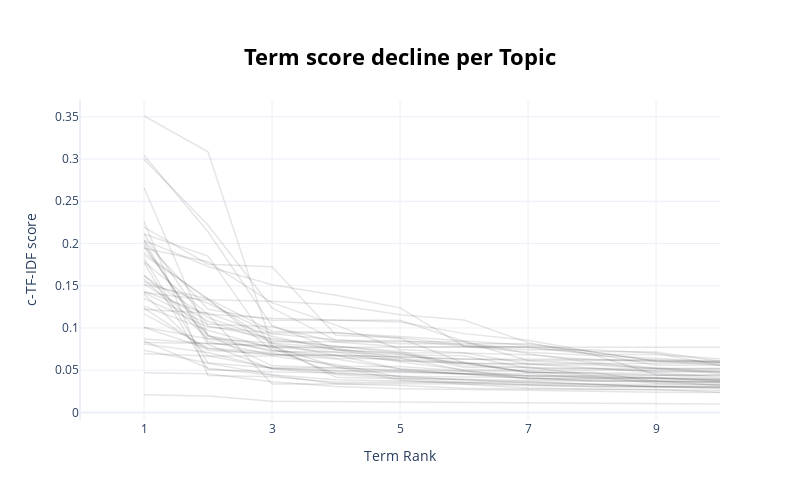

The code cell stored with this chart in its notebook:
### Markdown cell above
## Visualize Term Score Decline
Topics are represented by a number of words starting with the best representative word. Each word is represented by a c-TF-IDF score. The higher the score, the more representative a word to the topic is. Since the topic words are sorted by their c-TF-IDF score, the scores slowly decline with each word that is added. At some point adding words to the topic representation only marginally increases the total c-TF-IDF score and would not be beneficial for its representation.

To visualize this effect, we can plot the c-TF-IDF scores for each topic by the term rank of each word. In other words, the position of the words (term rank), where the words with the highest c-TF-IDF score will have a rank of 1, will be put on the x-axis. Whereas the y-axis will be populated by the c-TF-IDF scores. The result is a visualization that shows you the decline of c-TF-IDF score when adding words to the topic representation. It allows you, using the elbow method, the select the best number of words in a topic.

### Code cell
topic_model.visualize_term_rank()

### Figure 1 — Plotly figure (JSON) as saved in the notebook; plotly's stock layout.template omitted (floating-point values rounded to 4 significant figures)
{"data": [{"hovertext": "<b>Topic -1</b>:climate_change_sustainable_eu_glob", "line": {"color": "black", "width": 1.5}, "mode": "lines+lines", "name": "", "opacity": 0.1, "type": "scatter", "x": [1, 2, 3, 4, 5, 6, 7, 8, 9, 10], "y": [0.02088, 0.0196, 0.01315, 0.01273, 0.01178, 0.0113, 0.01119, 0.01042, 0.01013, 0.009988]}, {"hovertext": "<b>Topic 0</b>:recycling_waste_plastic_landfill_pa", "line": {"color": "black", "width": 1.5}, "mode": "lines+lines", "name": "", "opacity": 0.1, "type": "scatter", "x": [1, 2, 3, 4, 5, 6, 7, 8, 9, 10], "y": [0.1167, 0.07639, 0.07058, 0.05408, 0.03826, 0.03341, 0.02898, 0.02762, 0.02724, 0.02383]}, {"hovertext": "<b>Topic 1</b>:change_climate_crisis_warming_it_sc", "line": {"color": "black", "width": 1.5}, "mode": "lines+lines", "name": "", "opacity": 0.1, "type": "scatter", "x": [1, 2, 3, 4, 5, 6, 7, 8, 9, 10], "y": [0.04701, 0.04569, 0.03643, 0.03058, 0.0281, 0.02753, 0.02623, 0.02494, 0.02377, 0.02358]}, {"hovertext": "<b>Topic 2</b>:russia_arctic_russian_russias_ukrai", "line": {"color": "black", "width": 1.5}, "mode": "lines+lines", "name": "", "opacity": 0.1, "type": "scatter", "x": [1, 2, 3, 4, 5, 6, 7, 8, 9, 10], "y": [0.0696, 0.0668, 0.0668, 0.05665, 0.04159, 0.03893, 0.03478, 0.03326, 0.03008, 0.02875]}, {"hovertext": "<b>Topic 3</b>:students_protest_school_protesting_", "line": {"color": "black", "width": 1.5}, "mode": "lines+lines", "name": "", "opacity": 0.1, "type": "scatter", "x": [1, 2, 3, 4, 5, 6, 7, 8, 9, 10], "y": [0.1862, 0.1348, 0.0962, 0.09479, 0.08795, 0.05847, 0.04733, 0.04633, 0.04446, 0.04446]}, {"hovertext": "<b>Topic 4</b>:nuclear_gas_energy_label_green_powe", "line": {"color": "black", "width": 1.5}, "mode": "lines+lines", "name": "", "opacity": 0.1, "type": "scatter", "x": [1, 2, 3, 4, 5, 6, 7, 8, 9, 10], "y": [0.1577, 0.08754, 0.08222, 0.076, 0.06449, 0.05006, 0.03992, 0.0374, 0.03723, 0.03202]}, {"hovertext": "<b>Topic 5</b>:europe_change_climate_photos_roman_", "line": {"color": "black", "width": 1.5}, "mode": "lines+lines", "name": "", "opacity": 0.1, "type": "scatter", "x": [1, 2, 3, 4, 5, 6, 7, 8, 9, 10], "y": [0.0847, 0.05235, 0.04397, 0.03392, 0.03392, 0.03363, 0.03198, 0.03048, 0.03048, 0.02926]}, {"hovertext": "<b>Topic 6</b>:biodiversity_trees_nature_stops_los", "line": {"color": "black", "width": 1.5}, "mode": "lines+lines", "name": "", "opacity": 0.1, "type": "scatter", "x": [1, 2, 3, 4, 5, 6, 7, 8, 9, 10], "y": [0.1826, 0.05837, 0.04473, 0.0387, 0.03728, 0.03541, 0.03325, 0.03078, 0.03078, 0.02982]}, {"hovertext": "<b>Topic 7</b>:green_energy_uk_renewable_wind_hydr", "line": {"color": "black", "width": 1.5}, "mode": "lines+lines", "name": "", "opacity": 0.1, "type": "scatter", "x": [1, 2, 3, 4, 5, 6, 7, 8, 9, 10], "y": [0.1435, 0.116, 0.0338, 0.03368, 0.03187, 0.02858, 0.02772, 0.02743, 0.02714, 0.02624]}, {"hovertext": "<b>Topic 8</b>:co2_emissions_capita_2017_countries", "line": {"color": "black", "width": 1.5}, "mode": "lines+lines", "name": "", "opacity": 0.1, "type": "scatter", "x": [1, 2, 3, 4, 5, 6, 7, 8, 9, 10], "y": [0.142, 0.1329, 0.08167, 0.06774, 0.05142, 0.04567, 0.04309, 0.04263, 0.0413, 0.03917]}, {"hovertext": "<b>Topic 9</b>:deforestation_amazon_brazil_brazili", "line": {"color": "black", "width": 1.5}, "mode": "lines+lines", "name": "", "opacity": 0.1, "type": "scatter", "x": [1, 2, 3, 4, 5, 6, 7, 8, 9, 10], "y": [0.2028, 0.08042, 0.05134, 0.0462, 0.04298, 0.04212, 0.04144, 0.03736, 0.03736, 0.03548]}, {"hovertext": "<b>Topic 10</b>:target_2030_goals_eu_climate_agree", "line": {"color": "black", "width": 1.5}, "mode": "lines+lines", "name": "", "opacity": 0.1, "type": "scatter", "x": [1, 2, 3, 4, 5, 6, 7, 8, 9, 10], "y": [0.1256, 0.09727, 0.07608, 0.04486, 0.04038, 0.03542, 0.03321, 0.03183, 0.0312, 0.0312]}, {"hovertext": "<b>Topic 11</b>:heatwave_summer_likely_heat_scient", "line": {"color": "black", "width": 1.5}, "mode": "lines+lines", "name": "", "opacity": 0.1, "type": "scatter", "x": [1, 2, 3, 4, 5, 6, 7, 8, 9, 10], "y": [0.1236, 0.07367, 0.06928, 0.06315, 0.05155, 0.04858, 0.04345, 0.04345, 0.04097, 0.03749]}, {"hovertext": "<b>Topic 12</b>:co2_emissions_capita_cumulative_co", "line": {"color": "black", "width": 1.5}, "mode": "lines+lines", "name": "", "opacity": 0.1, "type": "scatter", "x": [1, 2, 3, 4, 5, 6, 7, 8, 9, 10], "y": [0.2039, 0.1729, 0.1513, 0.1386, 0.1238, 0.07842, 0.07139, 0.06731, 0.06416, 0.05941]}, {"hovertext": "<b>Topic 13</b>:development_sustainable_goals_euro", "line": {"color": "black", "width": 1.5}, "mode": "lines+lines", "name": "", "opacity": 0.1, "type": "scatter", "x": [1, 2, 3, 4, 5, 6, 7, 8, 9, 10], "y": [0.1618, 0.1123, 0.08567, 0.07788, 0.07059, 0.05323, 0.05323, 0.05216, 0.04889, 0.04844]}, {"hovertext": "<b>Topic 14</b>:circular_economy_plan_pushes_resou", "line": {"color": "black", "width": 1.5}, "mode": "lines+lines", "name": "", "opacity": 0.1, "type": "scatter", "x": [1, 2, 3, 4, 5, 6, 7, 8, 9, 10], "y": [0.351, 0.3085, 0.07925, 0.0417, 0.03974, 0.03934, 0.03782, 0.0368, 0.03615, 0.03539]}, {"hovertext": "<b>Topic 15</b>:coal_plants_nations_rescued_baby_m", "line": {"color": "black", "width": 1.5}, "mode": "lines+lines", "name": "", "opacity": 0.1, "type": "scatter", "x": [1, 2, 3, 4, 5, 6, 7, 8, 9, 10], "y": [0.2262, 0.04377, 0.04235, 0.03588, 0.03588, 0.03588, 0.03588, 0.03341, 0.03341, 0.03323]}, {"hovertext": "<b>Topic 16</b>:food_farming_sustainable_common_po", "line": {"color": "black", "width": 1.5}, "mode": "lines+lines", "name": "", "opacity": 0.1, "type": "scatter", "x": [1, 2, 3, 4, 5, 6, 7, 8, 9, 10], "y": [0.1773, 0.05074, 0.04798, 0.04699, 0.04303, 0.03806, 0.03653, 0.03315, 0.03051, 0.03051]}, {"hovertext": "<b>Topic 17</b>:initiative_cultures_citizens_regio", "line": {"color": "black", "width": 1.5}, "mode": "lines+lines", "name": "", "opacity": 0.1, "type": "scatter", "x": [1, 2, 3, 4, 5, 6, 7, 8, 9, 10], "y": [0.08707, 0.08159, 0.07913, 0.07465, 0.06153, 0.05832, 0.04781, 0.04676, 0.04676, 0.04206]}, {"hovertext": "<b>Topic 18</b>:protesters_london_activists_protes", "line": {"color": "black", "width": 1.5}, "mode": "lines+lines", "name": "", "opacity": 0.1, "type": "scatter", "x": [1, 2, 3, 4, 5, 6, 7, 8, 9, 10], "y": [0.1008, 0.08728, 0.07376, 0.06416, 0.06325, 0.05962, 0.04743, 0.04743, 0.03624, 0.03624]}, {"hovertext": "<b>Topic 19</b>:carbon_emissions_zero_cut_2050_203", "line": {"color": "black", "width": 1.5}, "mode": "lines+lines", "name": "", "opacity": 0.1, "type": "scatter", "x": [1, 2, 3, 4, 5, 6, 7, 8, 9, 10], "y": [0.08094, 0.07107, 0.05204, 0.04865, 0.04721, 0.0458, 0.04043, 0.03936, 0.03753, 0.03653]}, {"hovertext": "<b>Topic 20</b>:court_shell_dutch_case_orders_land", "line": {"color": "black", "width": 1.5}, "mode": "lines+lines", "name": "", "opacity": 0.1, "type": "scatter", "x": [1, 2, 3, 4, 5, 6, 7, 8, 9, 10], "y": [0.1993, 0.08402, 0.06818, 0.06675, 0.06604, 0.06339, 0.06116, 0.05768, 0.05197, 0.04614]}, {"hovertext": "<b>Topic 21</b>:floods_flooding_river_flooded_dead", "line": {"color": "black", "width": 1.5}, "mode": "lines+lines", "name": "", "opacity": 0.1, "type": "scatter", "x": [1, 2, 3, 4, 5, 6, 7, 8, 9, 10], "y": [0.1401, 0.06703, 0.05274, 0.05274, 0.05027, 0.04508, 0.0403, 0.0403, 0.0403, 0.03732]}, {"hovertext": "<b>Topic 22</b>:investment_finance_sustainable_sus", "line": {"color": "black", "width": 1.5}, "mode": "lines+lines", "name": "", "opacity": 0.1, "type": "scatter", "x": [1, 2, 3, 4, 5, 6, 7, 8, 9, 10], "y": [0.08266, 0.08176, 0.07798, 0.05444, 0.05435, 0.04898, 0.04875, 0.04291, 0.03466, 0.0327]}, {"hovertext": "<b>Topic 23</b>:elections_groups_political_parties", "line": {"color": "black", "width": 1.5}, "mode": "lines+lines", "name": "", "opacity": 0.1, "type": "scatter", "x": [1, 2, 3, 4, 5, 6, 7, 8, 9, 10], "y": [0.1419, 0.1043, 0.1013, 0.08347, 0.07768, 0.07768, 0.07768, 0.06981, 0.05596, 0.05596]}, {"hovertext": "<b>Topic 24</b>:france_protesters_march_thousands_", "line": {"color": "black", "width": 1.5}, "mode": "lines+lines", "name": "", "opacity": 0.1, "type": "scatter", "x": [1, 2, 3, 4, 5, 6, 7, 8, 9, 10], "y": [0.1348, 0.1013, 0.09416, 0.09416, 0.08982, 0.08422, 0.07941, 0.07204, 0.07161, 0.06068]}, {"hovertext": "<b>Topic 25</b>:uk_glasgow_boris_emergency_cop26_o", "line": {"color": "black", "width": 1.5}, "mode": "lines+lines", "name": "", "opacity": 0.1, "type": "scatter", "x": [1, 2, 3, 4, 5, 6, 7, 8, 9, 10], "y": [0.07374, 0.05858, 0.05253, 0.04968, 0.04847, 0.04541, 0.04345, 0.04093, 0.04032, 0.03905]}, {"hovertext": "<b>Topic 26</b>:social_committee_economic_society_", "line": {"color": "black", "width": 1.5}, "mode": "lines+lines", "name": "", "opacity": 0.1, "type": "scatter", "x": [1, 2, 3, 4, 5, 6, 7, 8, 9, 10], "y": [0.2195, 0.1755, 0.1724, 0.09141, 0.08836, 0.07993, 0.0768, 0.06897, 0.04459, 0.04023]}, {"hovertext": "<b>Topic 27</b>:nuclear_power_energy_invested_reth", "line": {"color": "black", "width": 1.5}, "mode": "lines+lines", "name": "", "opacity": 0.1, "type": "scatter", "x": [1, 2, 3, 4, 5, 6, 7, 8, 9, 10], "y": [0.1626, 0.09177, 0.05515, 0.05295, 0.04899, 0.04619, 0.04614, 0.04077, 0.04077, 0.03835]}, {"hovertext": "<b>Topic 28</b>:fishing_fisheries_norways_ocean_se", "line": {"color": "black", "width": 1.5}, "mode": "lines+lines", "name": "", "opacity": 0.1, "type": "scatter", "x": [1, 2, 3, 4, 5, 6, 7, 8, 9, 10], "y": [0.1516, 0.1347, 0.07362, 0.06736, 0.06113, 0.05813, 0.05673, 0.05625, 0.05205, 0.05205]}, {"hovertext": "<b>Topic 29</b>:aviation_fuel_saf_air_cent_sustain", "line": {"color": "black", "width": 1.5}, "mode": "lines+lines", "name": "", "opacity": 0.1, "type": "scatter", "x": [1, 2, 3, 4, 5, 6, 7, 8, 9, 10], "y": [0.1965, 0.09051, 0.07208, 0.07146, 0.06796, 0.06725, 0.05237, 0.05193, 0.05193, 0.05193]}, {"hovertext": "<b>Topic 30</b>:drought_droughts_fires_storms_inte", "line": {"color": "black", "width": 1.5}, "mode": "lines+lines", "name": "", "opacity": 0.1, "type": "scatter", "x": [1, 2, 3, 4, 5, 6, 7, 8, 9, 10], "y": [0.211, 0.1024, 0.08756, 0.07827, 0.07242, 0.0552, 0.05385, 0.04414, 0.04414, 0.04414]}, {"hovertext": "<b>Topic 31</b>:germany_german_fares_rail_talks_ch", "line": {"color": "black", "width": 1.5}, "mode": "lines+lines", "name": "", "opacity": 0.1, "type": "scatter", "x": [1, 2, 3, 4, 5, 6, 7, 8, 9, 10], "y": [0.1006, 0.07547, 0.06793, 0.06793, 0.06568, 0.06286, 0.06286, 0.06286, 0.06013, 0.05927]}, {"hovertext": "<b>Topic 32</b>:refugees_refugee_migrant_immigrati", "line": {"color": "black", "width": 1.5}, "mode": "lines+lines", "name": "", "opacity": 0.1, "type": "scatter", "x": [1, 2, 3, 4, 5, 6, 7, 8, 9, 10], "y": [0.1549, 0.1292, 0.09311, 0.08616, 0.08124, 0.08124, 0.08124, 0.0717, 0.06126, 0.05584]}, {"hovertext": "<b>Topic 33</b>:uks_fallen_emissions_past_29_carbo", "line": {"color": "black", "width": 1.5}, "mode": "lines+lines", "name": "", "opacity": 0.1, "type": "scatter", "x": [1, 2, 3, 4, 5, 6, 7, 8, 9, 10], "y": [0.1219, 0.1178, 0.09017, 0.07362, 0.07067, 0.07048, 0.06818, 0.06244, 0.06244, 0.05902]}, {"hovertext": "<b>Topic 34</b>:merkel_pope_francis_angela_civilis", "line": {"color": "black", "width": 1.5}, "mode": "lines+lines", "name": "", "opacity": 0.1, "type": "scatter", "x": [1, 2, 3, 4, 5, 6, 7, 8, 9, 10], "y": [0.1944, 0.1784, 0.13, 0.1034, 0.07449, 0.07064, 0.05736, 0.05254, 0.04802, 0.04802]}, {"hovertext": "<b>Topic 35</b>:green_energy_egeb_iaea_grossi_groe", "line": {"color": "black", "width": 1.5}, "mode": "lines+lines", "name": "", "opacity": 0.1, "type": "scatter", "x": [1, 2, 3, 4, 5, 6, 7, 8, 9, 10], "y": [0.2114, 0.1851, 0.07711, 0.07711, 0.07711, 0.07711, 0.07711, 0.07711, 0.07711, 0.07711]}, {"hovertext": "<b>Topic 36</b>:fashion_sustainable_hand_home_surv", "line": {"color": "black", "width": 1.5}, "mode": "lines+lines", "name": "", "opacity": 0.1, "type": "scatter", "x": [1, 2, 3, 4, 5, 6, 7, 8, 9, 10], "y": [0.2663, 0.09083, 0.07788, 0.07125, 0.06002, 0.05034, 0.05034, 0.05034, 0.05034, 0.05034]}, {"hovertext": "<b>Topic 37</b>:trucks_co2_council_parliament_emis", "line": {"color": "black", "width": 1.5}, "mode": "lines+lines", "name": "", "opacity": 0.1, "type": "scatter", "x": [1, 2, 3, 4, 5, 6, 7, 8, 9, 10], "y": [0.1891, 0.1333, 0.1318, 0.1274, 0.1158, 0.1094, 0.08266, 0.06863, 0.06863, 0.0637]}, {"hovertext": "<b>Topic 38</b>:coronavirus_covid19_ncov_corona_vi", "line": {"color": "black", "width": 1.5}, "mode": "lines+lines", "name": "", "opacity": 0.1, "type": "scatter", "x": [1, 2, 3, 4, 5, 6, 7, 8, 9, 10], "y": [0.2034, 0.122, 0.1091, 0.1091, 0.1091, 0.08402, 0.06153, 0.06153, 0.06153, 0.06153]}, {"hovertext": "<b>Topic 39</b>:finnish_finland_juha_legend_lithua", "line": {"color": "black", "width": 1.5}, "mode": "lines+lines", "name": "", "opacity": 0.1, "type": "scatter", "x": [1, 2, 3, 4, 5, 6, 7, 8, 9, 10], "y": [0.1516, 0.1079, 0.08373, 0.08373, 0.08373, 0.08373, 0.06963, 0.05905, 0.05294, 0.04792]}, {"hovertext": "<b>Topic 40</b>:macron_emmanuel_macrons_speech_cas", "line": {"color": "black", "width": 1.5}, "mode": "lines+lines", "name": "", "opacity": 0.1, "type": "scatter", "x": [1, 2, 3, 4, 5, 6, 7, 8, 9, 10], "y": [0.3046, 0.2139, 0.1029, 0.07451, 0.06916, 0.05801, 0.05801, 0.05801, 0.05801, 0.05801]}, {"hovertext": "<b>Topic 41</b>:battery_batteries_recycling_cell_e", "line": {"color": "black", "width": 1.5}, "mode": "lines+lines", "name": "", "opacity": 0.1, "type": "scatter", "x": [1, 2, 3, 4, 5, 6, 7, 8, 9, 10], "y": [0.2999, 0.222, 0.1239, 0.08505, 0.08505, 0.0787, 0.0742, 0.0742, 0.07002, 0.05596]}, {"hovertext": "<b>Topic 42</b>:renewable_science_energy_commissio", "line": {"color": "black", "width": 1.5}, "mode": "lines+lines", "name": "", "opacity": 0.1, "type": "scatter", "x": [1, 2, 3, 4, 5, 6, 7, 8, 9, 10], "y": [0.1785, 0.1162, 0.1114, 0.1089, 0.1069, 0.0933, 0.08536, 0.0719, 0.06031, 0.06031]}], "layout": {"height": 500, "hoverlabel": {"bgcolor": "white", "font": {"family": "Rockwell", "size": 16}}, "showlegend": false, "title": {"font": {"color": "Black", "size": 22}, "text": "<b>Term score decline per Topic</b>", "x": 0.5, "xanchor": "center", "y": 0.9, "yanchor": "top"}, "width": 800, "xaxis": {"dtick": 2, "range": [0, 10], "tick0": 1, "title": {"text": "Term Rank"}, "type": "linear"}, "yaxis": {"autorange": true, "range": [-0.008956, 0.3699], "title": {"text": "c-TF-IDF score"}, "type": "linear"}}}
